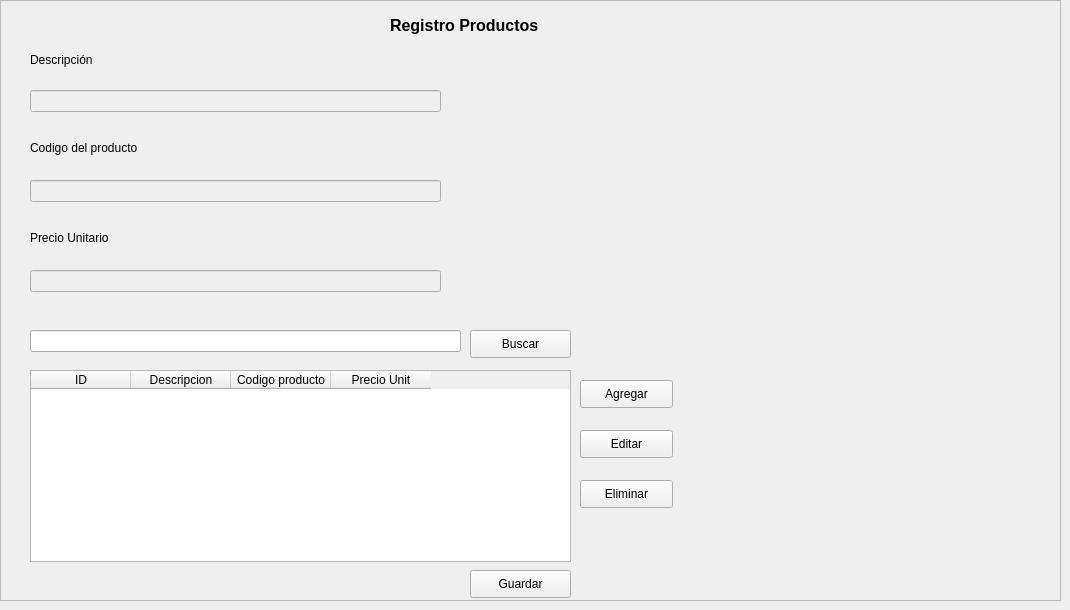
       <widget class="QWidget" name="tab_2">
        <attribute name="title">
         <string>Producto</string>
        </attribute>
        <widget class="QFrame" name="frame_4">
         <property name="geometry">
          <rect>
           <x>0</x>
           <y>0</y>
           <width>1061</width>
           <height>601</height>
          </rect>
         </property>
         <property name="frameShape">
          <enum>QFrame::StyledPanel</enum>
         </property>
         <property name="frameShadow">
          <enum>QFrame::Raised</enum>
         </property>
         <widget class="QLabel" name="label_12">
          <property name="geometry">
           <rect>
            <x>30</x>
            <y>50</y>
            <width>121</width>
            <height>20</height>
           </rect>
          </property>
          <property name="text">
           <string>Descripción</string>
          </property>
         </widget>
         <widget class="QLabel" name="label_13">
          <property name="geometry">
           <rect>
            <x>30</x>
            <y>140</y>
            <width>161</width>
            <height>16</height>
           </rect>
          </property>
          <property name="text">
           <string>Codigo del producto</string>
          </property>
         </widget>
         <widget class="QLineEdit" name="lineEdit_descripcion">
          <property name="enabled">
           <bool>false</bool>
          </property>
          <property name="geometry">
           <rect>
            <x>30</x>
            <y>90</y>
            <width>411</width>
            <height>22</height>
           </rect>
          </property>
         </widget>
         <widget class="QLineEdit" name="lineEdit_codproducto">
          <property name="enabled">
           <bool>false</bool>
          </property>
          <property name="geometry">
           <rect>
            <x>30</x>
            <y>180</y>
            <width>411</width>
            <height>22</height>
           </rect>
          </property>
         </widget>
         <widget class="QTableWidget" name="tablaproductos">
          <property name="geometry">
           <rect>
            <x>30</x>
            <y>370</y>
            <width>541</width>
            <height>192</height>
           </rect>
          </property>
          <column>
           <property name="text">
            <string>ID</string>
           </property>
          </column>
          <column>
           <property name="text">
            <string>Descripcion</string>
           </property>
          </column>
          <column>
           <property name="text">
            <string>Codigo producto</string>
           </property>
          </column>
          <column>
           <property name="text">
            <string>Precio Unit</string>
           </property>
          </column>
         </widget>
         <widget class="QPushButton" name="btnGuardarProducto">
          <property name="geometry">
           <rect>
            <x>470</x>
            <y>570</y>
            <width>101</width>
            <height>28</height>
           </rect>
          </property>
          <property name="text">
           <string>Guardar</string>
          </property>
         </widget>
         <widget class="QLineEdit" name="lineEdit_buscar_prod">
          <property name="geometry">
           <rect>
            <x>30</x>
            <y>330</y>
            <width>431</width>
            <height>22</height>
           </rect>
          </property>
         </widget>
         <widget class="QPushButton" name="btnBuscarProducto">
          <property name="geometry">
           <rect>
            <x>470</x>
            <y>330</y>
            <width>101</width>
            <height>28</height>
           </rect>
          </property>
          <property name="text">
           <string>Buscar</string>
          </property>
         </widget>
         <widget class="QPushButton" name="btnAgregarProducto">
          <property name="geometry">
           <rect>
            <x>580</x>
            <y>380</y>
            <width>93</width>
            <height>28</height>
           </rect>
          </property>
          <property name="text">
           <string>Agregar</string>
          </property>
         </widget>
         <widget class="QPushButton" name="btnEliminarProducto">
          <property name="geometry">
           <rect>
            <x>580</x>
            <y>480</y>
            <width>93</width>
            <height>28</height>
           </rect>
          </property>
          <property name="text">
           <string>Eliminar</string>
          </property>
         </widget>
         <widget class="QPushButton" name="btnEditarProducto">
          <property name="geometry">
           <rect>
            <x>580</x>
            <y>430</y>
            <width>93</width>
            <height>28</height>
           </rect>
          </property>
          <property name="text">
           <string>Editar</string>
          </property>
         </widget>
         <widget class="QLabel" name="label_14">
          <property name="geometry">
           <rect>
            <x>30</x>
            <y>230</y>
            <width>161</width>
            <height>16</height>
           </rect>
          </property>
          <property name="text">
           <string>Precio Unitario</string>
          </property>
         </widget>
         <widget class="QLineEdit" name="lineEdit_preciounid">
          <property name="enabled">
           <bool>false</bool>
          </property>
          <property name="geometry">
           <rect>
            <x>30</x>
            <y>270</y>
            <width>411</width>
            <height>22</height>
           </rect>
          </property>
         </widget>
         <widget class="QLabel" name="label_39">
          <property name="geometry">
           <rect>
            <x>390</x>
            <y>10</y>
            <width>211</width>
            <height>31</height>
           </rect>
          </property>
          <property name="font">
           <font>
            <pointsize>12</pointsize>
            <weight>75</weight>
            <bold>true</bold>
           </font>
          </property>
          <property name="text">
           <string>Registro Productos</string>
          </property>
         </widget>
        </widget>
       </widget>
